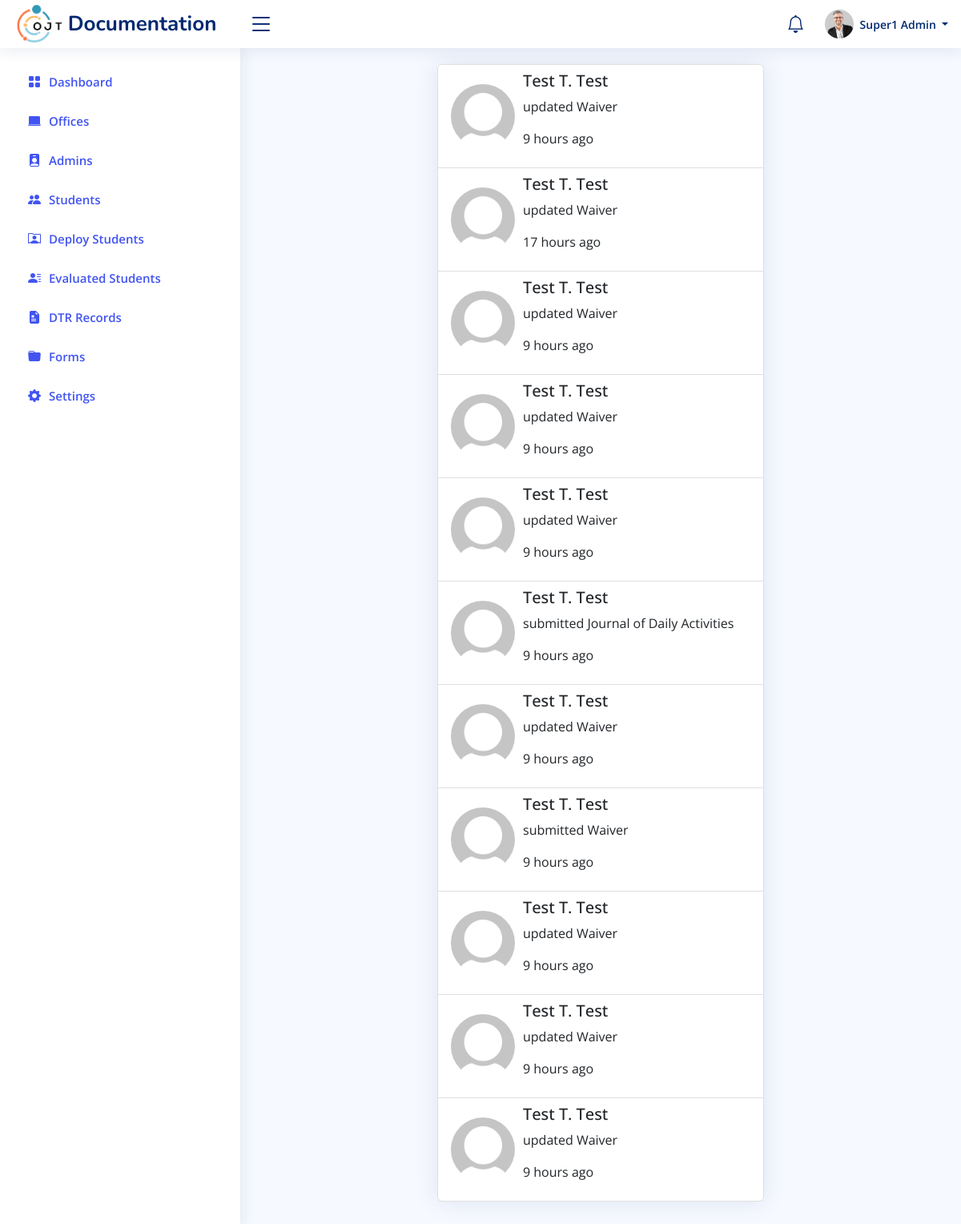
The page /pages/admin/notifications.php (signed in) on the database its author committed.
### tables this page shows
CREATE TABLE `users` (
  `id` int(11) NOT NULL,
  `avatar` varchar(255) DEFAULT NULL,
  `fname` varchar(100) NOT NULL,
  `lname` varchar(100) NOT NULL,
  `mname` varchar(100) DEFAULT NULL,
  `contact` varchar(255) DEFAULT NULL,
  `city_address` varchar(255) DEFAULT NULL,
  `provincial_address` varchar(255) DEFAULT NULL,
  `date_of_birth` varchar(255) DEFAULT NULL,
  `place_of_birth` varchar(255) DEFAULT NULL,
  `civil_status` varchar(255) DEFAULT NULL,
  `gender` varchar(255) DEFAULT NULL,
  `height` varchar(255) DEFAULT NULL,
  `weight` varchar(255) DEFAULT NULL,
  `special_skills` varchar(255) DEFAULT NULL,
  `physical_disability` varchar(255) DEFAULT NULL,
  `mental_disability` varchar(255) DEFAULT NULL,
  `criminal_liability` varchar(255) DEFAULT NULL,
  `email` varchar(100) NOT NULL,
  `password` text NOT NULL,
  `course_id` int(11) DEFAULT NULL,
  `section` varchar(32) DEFAULT NULL,
  `deployment_id` int(11) DEFAULT NULL,
  `role` enum('student','super-admin','admin','') NOT NULL,
  `isNew` tinyint(1) DEFAULT NULL,
  `office_account_id` int(11) DEFAULT NULL
);

CREATE TABLE `notification` (
  `notification_id` int(11) NOT NULL,
  `user_id` int(11) DEFAULT NULL,
  `admin_id` int(11) DEFAULT NULL,
  `notification` varchar(255) NOT NULL,
  `unread` tinyint(1) NOT NULL COMMENT '0 = false, 1 = true',
  `createdAt` timestamp NOT NULL DEFAULT current_timestamp() ON UPDATE current_timestamp()
);

### backend/nodes.php (called while the page is built, shortened)
<?php
include("conn.php");
$SERVER_NAME = "http://$_SERVER[SERVER_NAME]/ojt-documentation";
function get_time_ago($time)
{
  $time_difference = time() - $time;
  $condition = array(
    12 * 30 * 24 * 60 * 60 =>  'year',
    30 * 24 * 60 * 60       =>  'month',
    24 * 60 * 60            =>  'day',
    60 * 60                 =>  'hour',
    60                      =>  'minute',
    1                       =>  'second'
  );
  foreach ($condition as $secs => $str) {
    $d = $time_difference / $secs;
    if ($d >= 1) {
      $t = round($d);
      return $t . ' ' . $str . ($t > 1 ? 's' : '') . ' ago';
    }
  }
}
function getUserById($id)
{
  global $con;
  return mysqli_fetch_object(
    mysqli_query(
      $con,
      "SELECT * FROM users WHERE id = '$id'"
    )
  );
}

### components/links.php (called while the page is built)
<?php
$self = "http://{$_SERVER['SERVER_NAME']}{$_SERVER['REQUEST_URI']}";
$links = array(
  array(
    "title" => "Dashboard",
    "url" => "$SERVER_NAME/pages/$role/",
    "allowedViews" => array("super-admin", "admin"),
    "config" => array(
      "icon" => "grid-fill"
    )
  ),
  array(
    "title" => "Offices",
    "url" => "$SERVER_NAME/pages/$role/office-list",
    "allowedViews" => array("super-admin"),
    "config" => array(
      "icon" => "laptop-fill"
    )
  ),
  array(
    "title" => "Admins",
    "url" => "$SERVER_NAME/pages/$role/admin-list",
    "allowedViews" => array("super-admin"),
    "config" => array(
      "icon" => "person-badge-fill"
    )
  ),
  array(
    "title" => "Students",
    "url" => "$SERVER_NAME/pages/$role/student-list",
    "allowedViews" => array("super-admin"),
    "config" => array(
      "icon" => "people-fill"
    )
  ),
  array(
    "title" => "Attendance",
    "url" => "$SERVER_NAME/pages/$role/attendance",
    "allowedViews" => array("admin"),
    "config" => array(
      "icon" => "clock-fill"
    )
  ),
  array(
    "title" => "Deploy Students",
    "url" => "$SERVER_NAME/pages/$role/deploy-students",
    "allowedViews" => array("super-admin"),
    "config" => array(
      "icon" => "person-rolodex"
    )
  ),
  array(
    "title" => "Students",
    "url" => "$SERVER_NAME/pages/$role/deployed-list",
    "allowedViews" => array("admin"),
    "config" => array(
      "icon" => "people-fill"
    )
  ),
  array(
    "title" => "Evaluated Students",
    "url" => "$SERVER_NAME/pages/$role/evaluated-students",
    "allowedViews" => array("super-admin", "admin"),
    "config" => array(
      "icon" => "person-lines-fill"
    )
  ),
  array(
    "title" => "DTR Records",
    "url" => "$SERVER_NAME/pages/dtr",
    "allowedViews" => array("super-admin", "admin", "student"),
    "config" => array(
      "icon" => "file-earmark-medical-fill"
    )
  ),
  array(
    "title" => "Forms",
    "url" => "$SERVER_NAME/pages/forms",
    "allowedViews" => array("student", "super-admin"),
    "config" => array(
      "icon" => "folder-fill"
    )
  ),
  array(
    "title" => "Settings",
    "url" => "$SERVER_NAME/pages/$role/settings",
    "allowedViews" => array("super-admin"),
    "config" => array(
      "icon" => "gear-fill"
    )
  ),
);

### pages/admin/notifications.php (the view, shortened to what this page needs)
<?php
include_once("../../backend/nodes.php");
$user = getUserById($_SESSION['id']);
$fullName = "";
if ($user->mname != null) {
  $fullName = ucwords("$user->fname " . $user->mname[0] . ". $user->lname");
} else {
  $fullName = ucwords("$user->fname  $user->lname");
};
?>
<!DOCTYPE html>
<html lang="en">
<head>
  <link href="../../assets/vendor/bootstrap/css/bootstrap.min.css" rel="stylesheet">
  <link href="../../assets/vendor/bootstrap-icons/bootstrap-icons.css" rel="stylesheet">
  <link href="../../assets/css/style.css" rel="stylesheet">
</head>
<body>
  <?php include_once("../../components/header.php"); ?>
  <?php include_once("../../components/sidebar.php") ?>
  <main id="main" class="main">
    <section class="section dashboard">
      <div class="row justify-content-center">
        <div class="col-lg-6 col-sm-8">
          <div class="card mb-3">
            <div class="card-body p-0">
              <ul class="list-group">
                <?php
                $notificationQ = mysqli_query(
                  $con,
                  "SELECT * FROM `notification` WHERE admin_id='$_SESSION[id]' ORDER BY notification_id DESC "
                );
                if (mysqli_num_rows($notificationQ) > 0) {
                  while ($notificationData = mysqli_fetch_object($notificationQ)) {
                    $studentData = getUserById($notificationData->user_id);
                    $studentFullName = "";
                    if ($studentData->mname != null) {
                      $studentFullName = ucwords("$studentData->fname " . $studentData->mname[0] . ". $studentData->lname");
                    } else {
                      $studentFullName = ucwords("$studentData->fname  $studentData->lname");
                    };
                ?>
                    <li class="list-group-item d-flex flex-row">
                      <div style='margin-right: 10px; display:flex; align-items: center'>
                        <img src='<?= "$SERVER_NAME/profile/" . ($studentData->avatar ? $studentData->avatar : 'default.png') ?>' alt='Profile' class='rounded-circle' style='width: 80px'>
                      </div>
                      <div>
                        <p class="h5"><?= $studentFullName ?></p>
                        <p><?= $notificationData->notification ?></p>
                        <p><?= get_time_ago(strtotime($notificationData->createdAt)) ?></p>
                      </div>
                    </li>
                  <?php
                  }
                } else {
                  ?>
                <?php
                }
                ?>
              </ul>
            </div>
          </div>
        </div>
      </div>
    </section>
  </main>
</body>
</html>

### components/header.php (shortened to what this page needs)
<?php
$role = $user->role == "student" ? "student" : "admin";
?>
<header id="header" class="header fixed-top d-flex align-items-center">
  <div class="d-flex align-items-center justify-content-between">
    <a href="./" class="logo d-flex align-items-center">
      <img src="<?= $SERVER_NAME . "/assets/img/ojt.jpg" ?>" style="max-height: 50px;">
      <span class="d-none d-lg-block">Documentation</span>
    </a>
    <i class="bi bi-list toggle-sidebar-btn"></i>
  </div>
  <nav class="header-nav ms-auto">
    <ul class="d-flex align-items-center">
      <?php if ($role != "student") : ?>
        <li class="nav-item dropdown">
          <a class="nav-link nav-icon" href="javascript:void(0)" id="notificationIcon" data-toggle="dropdown" aria-haspopup="true" aria-expanded="false">
            <i class="bi bi-bell"></i>
          </a>
        </li>
      <?php endif; ?>
      <li class="nav-item dropdown pe-3">
        <a class="nav-link nav-profile d-flex align-items-center pe-0" href="#" data-toggle="dropdown">
          <img src="<?= "$SERVER_NAME/profile/" . ($user->avatar ? "$user->avatar" : "default.png") ?>" alt="Profile" class="rounded-circle" id="headerProfile">
          <span class="d-none d-md-block dropdown-toggle ps-2">
            <?= $fullName ?>
          </span>
        </a>
      </li>
    </ul>
  </nav>
</header>

### components/sidebar.php
<aside id="sidebar" class="sidebar">
  <ul class="sidebar-nav" id="sidebar-nav">
    <?php
    include_once("links.php");
    $navBarLinks = array_filter(
      $links,
      fn ($val) => in_array($user->role, $val["allowedViews"]),
      ARRAY_FILTER_USE_BOTH
    );
    foreach ($navBarLinks as $key => $value) :
      if ($value["title"] == "Attendance") :
    ?>
        <li class="nav-item">
          <a class="nav-link " href="#" style="background: <?= $value["url"] == str_replace(".php", "", $self) ? "#f6f9ff" : "none"  ?>;" onclick="return window.location.replace('<?= $SERVER_NAME . '/pages/student-attendance?office=' . $user->office_account_id ?>')">
            <i class="bi bi-<?= $value["config"]["icon"] ?>"></i>
            <span><?= $value["title"] ?></span>
          </a>
        </li>
      <?php else : ?>
        <li class="nav-item">
          <a class="nav-link " href="<?= $value["url"] ?>" style="background: <?= $value["url"] == str_replace(".php", "", $self) ? "#f6f9ff" : "none"  ?>;">
            <i class="bi bi-<?= $value["config"]["icon"] ?>"></i>
            <span><?= $value["title"] ?></span>
          </a>
        </li>
    <?php
      endif;
    endforeach;
    ?>
  </ul>
</aside>

### assets/css/style.css (style rules this page uses)
:root { scroll-behavior: smooth; }
body { font-family: "Open Sans", sans-serif; background: #f6f9ff; color: #444444; }
a { color: #4154f1; text-decoration: none; }
#main { margin-top: 60px; padding: 20px 30px; transition: all 0.3s; }
.card { margin-bottom: 30px; border: none; border-radius: 5px; box-shadow: 0px 0 30px rgba(1, 41, 112, 0.1); }
.logo { line-height: 1; }
@media (min-width: 1200px) { .logo { width: 280px; } }
.logo img { max-height: 26px; margin-right: 6px; }
.logo span { font-size: 26px; font-weight: 700; color: #012970; font-family: "Nunito", sans-serif; }
.header { transition: all 0.5s; z-index: 997; height: 60px; box-shadow: 0px 2px 20px rgba(1, 41, 112, 0.1); background-color: #fff; padding-left: 20px; }
.header .toggle-sidebar-btn { font-size: 32px; padding-left: 10px; cursor: pointer; color: #012970; }
.header-nav ul { list-style: none; }
.header-nav > ul { margin: 0; padding: 0; }
.header-nav .nav-icon { font-size: 22px; color: #012970; margin-right: 25px; position: relative; }
.header-nav .nav-profile { color: #012970; }
.header-nav .nav-profile img { max-height: 36px; }
.header-nav .nav-profile span { font-size: 14px; font-weight: 600; }
.sidebar { position: fixed; top: 60px; left: 0; bottom: 0; width: 300px; z-index: 996; transition: all 0.3s; padding: 20px; overflow-y: auto; scrollbar-width: thin; scrollbar-color: #aab7cf transparent; box-shadow: 0px 0px 20px rgba(1, 41, 112, 0.1); background-color: #fff; }
@media (min-width: 1200px) { #main, #footer { margin-left: 300px; } }
.sidebar-nav { padding: 0; margin: 0; list-style: none; }
.sidebar-nav li { padding: 0; margin: 0; list-style: none; }
.sidebar-nav .nav-item { margin-bottom: 5px; }
.sidebar-nav .nav-link { display: flex; align-items: center; font-size: 15px; font-weight: 600; color: #4154f1; transition: 0.3; background: #f6f9ff; padding: 10px 15px; border-radius: 4px; }
.sidebar-nav .nav-link i { font-size: 16px; margin-right: 10px; color: #4154f1; }

### rows shown on the page
users: avatar (picture), fullName "Super1 Admin"
notification: user.lname "Test T. Test", notification "updated Waiver", createdAt "9 hours ago"
notification: user.lname "Test T. Test", notification "updated Waiver", createdAt "17 hours ago"
notification: user.lname "Test T. Test", notification "updated Waiver", createdAt "9 hours ago"
notification: user.lname "Test T. Test", notification "updated Waiver", createdAt "9 hours ago"
notification: user.lname "Test T. Test", notification "updated Waiver", createdAt "9 hours ago"
notification: user.lname "Test T. Test", notification "submitted Journal of Daily Activities", createdAt "9 hours ago"
notification: user.lname "Test T. Test", notification "updated Waiver", createdAt "9 hours ago"
notification: user.lname "Test T. Test", notification "submitted Waiver", createdAt "9 hours ago"
notification: user.lname "Test T. Test", notification "updated Waiver", createdAt "9 hours ago"
notification: user.lname "Test T. Test", notification "updated Waiver", createdAt "9 hours ago"
notification: user.lname "Test T. Test", notification "updated Waiver", createdAt "9 hours ago"

### other values the page prints
$value["title"] "Dashboard"
$value["title"] "Offices"
$value["title"] "Admins"
$value["title"] "Students"
$value["title"] "Deploy Students"
$value["title"] "Evaluated Students"
$value["title"] "DTR Records"
$value["title"] "Forms"
$value["title"] "Settings"
